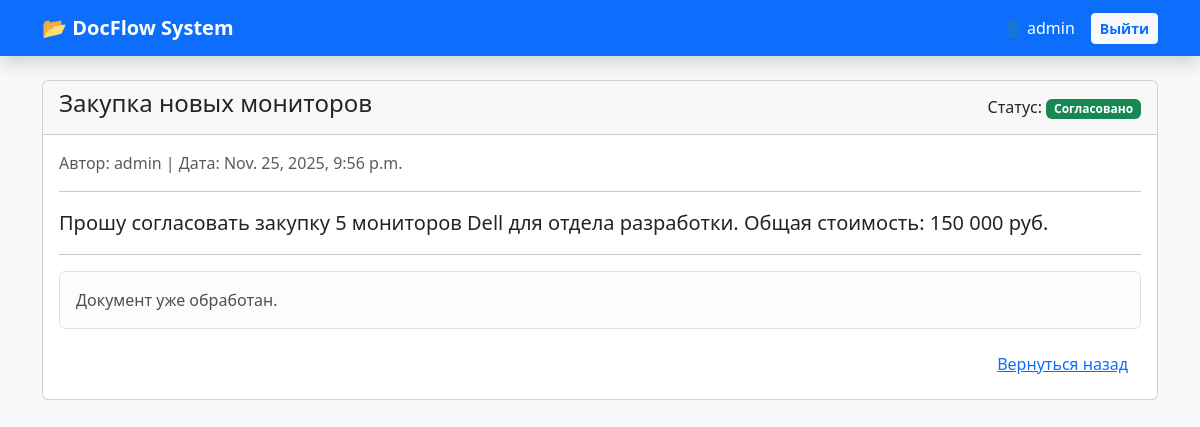
The page /document/1/ (signed in) on the database its author committed.
### main/models.py (models this page shows, shortened)
class Document(models.Model):
    STATUS_CHOICES = [
        ('new', 'На согласовании'),
        ('approved', 'Согласовано'),
        ('rejected', 'Отклонено'),
    ]
    title = models.CharField('Тема документа', max_length=200)
    content = models.TextField('Содержание / Описание')
    created_at = models.DateTimeField(auto_now_add=True)
    status = models.CharField('Статус', max_length=20, choices=STATUS_CHOICES, default='new')
    author = models.ForeignKey(User, on_delete=models.CASCADE, verbose_name='Автор')
    file = models.FileField('Файл (скан/оригинал)', upload_to='documents/', blank=True, null=True)
    class Meta:
        verbose_name = 'Документ'
        verbose_name_plural = 'Документы'

### main/views.py (the view, shortened to what this page needs)
# urls.py: path('document/<int:pk>/', views.document_detail, name='detail_doc'),
@login_required
def document_detail(request, pk):
    document = get_object_or_404(Document, pk=pk)
    return render(request, 'main/document_detail.html', {'document': document})

### main/templates/main/document_detail.html (shortened to what this page needs)
{% extends 'main/base.html' %}
{% block content %}
<div class="card">
    <div class="card-header d-flex justify-content-between align-items-center">
        <h4>{{ document.title }}</h4>
        <div>
            Статус:
            {% if document.status == 'new' %}
                <span class="badge bg-warning text-dark">На согласовании</span>
            {% elif document.status == 'approved' %}
                <span class="badge bg-success">Согласовано</span>
            {% else %}
                <span class="badge bg-danger">Отклонено</span>
            {% endif %}
        </div>
    </div>
    <div class="card-body">
        <p class="text-muted">
            Автор: {{ document.author.username }} | Дата: {{ document.created_at }}
        </p>
        <hr>
        <p class="fs-5">{{ document.content }}</p>
        <hr>
        {% if document.status == 'new' %}
        <form method="post" class="d-inline">
            {% csrf_token %}
            <button type="submit" name="action" value="approve" class="btn btn-success me-2">✔ Согласовать</button>
            <button type="submit" name="action" value="reject" class="btn btn-danger">✖ Отклонить</button>
        </form>
        {% else %}
            <div class="alert alert-light border">Документ уже обработан.</div>
        {% endif %}
        <a href="{% url 'home' %}" class="btn btn-link float-end">Вернуться назад</a>
    </div>
</div>
{% endblock %}

### main/templates/main/base.html (shortened to what this page needs)
<!DOCTYPE html>
<html lang="ru">
<head>
    <link href="https://cdn.jsdelivr.net/npm/bootstrap@5.3.0/dist/css/bootstrap.min.css" rel="stylesheet">
</head>
<body class="bg-light">
<nav class="navbar navbar-expand-lg navbar-dark bg-primary mb-4 shadow">
  <div class="container">
    <a class="navbar-brand fw-bold" href="{% url 'home' %}">📂 DocFlow System</a>
    {% if user.is_authenticated %}
        <div class="d-flex align-items-center">
            <span class="navbar-text text-white me-3">
                👤 {{ user.username }}
            </span>
            <form action="{% url 'logout' %}" method="post" class="d-inline">
                <button type="submit" class="btn btn-sm btn-light text-primary fw-bold">Выйти</button>
            </form>
        </div>
    {% endif %}
  </div>
</nav>
<div class="container">
    {% block content %}
    {% endblock %}
</div>
</body>
</html>

### rows shown on the page
Document: title "Закупка новых мониторов", author.username "admin", created_at "Nov. 25, 2025, 9:56 p.m.", content "Прошу согласовать закупку 5 мониторов Dell для отдела разработки. Общая стоимость: 150 000 руб."

### other values the page prints
{{ user.username }} "admin"
